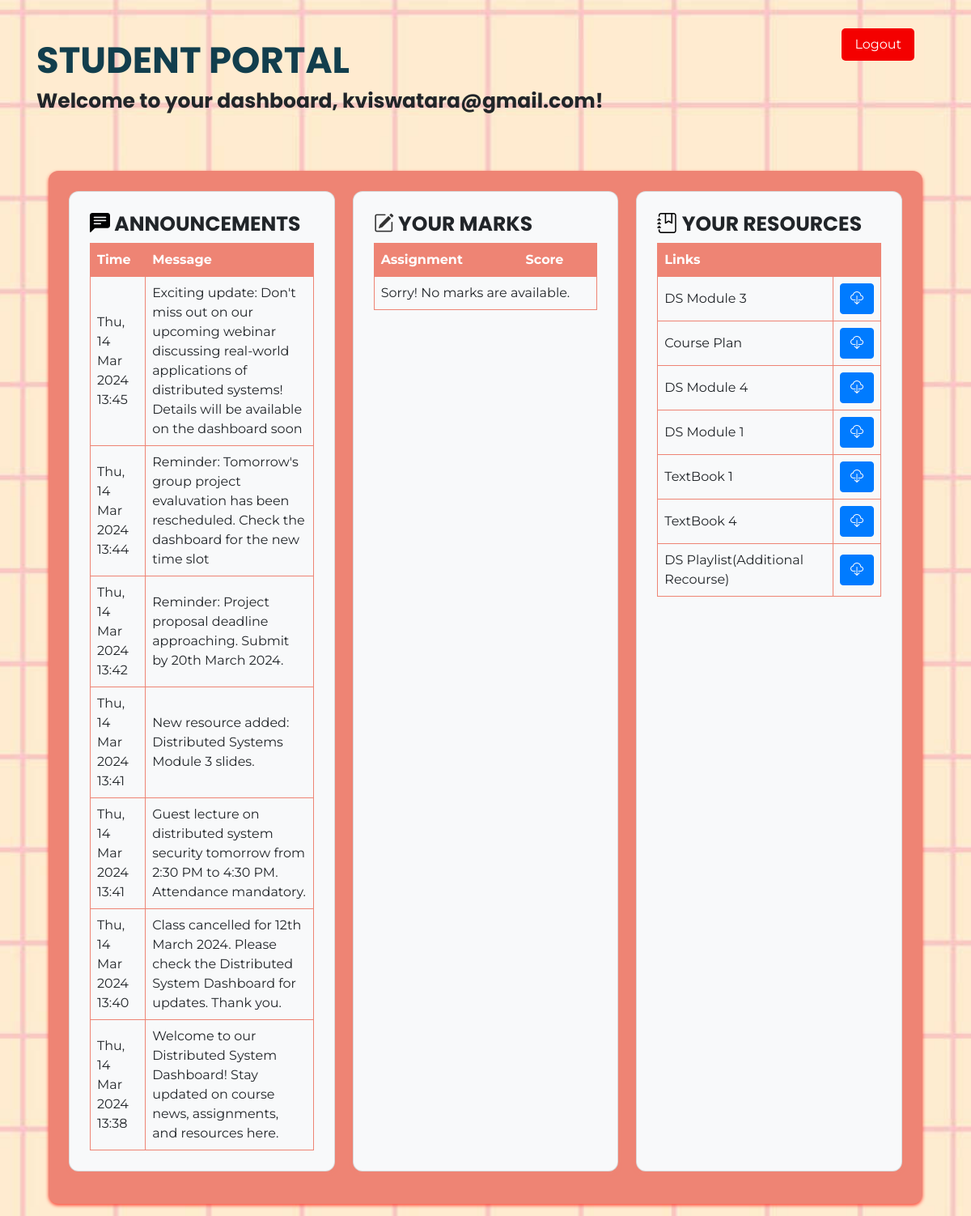
/home/ (signed in), run on an earlier commit of the app's database.
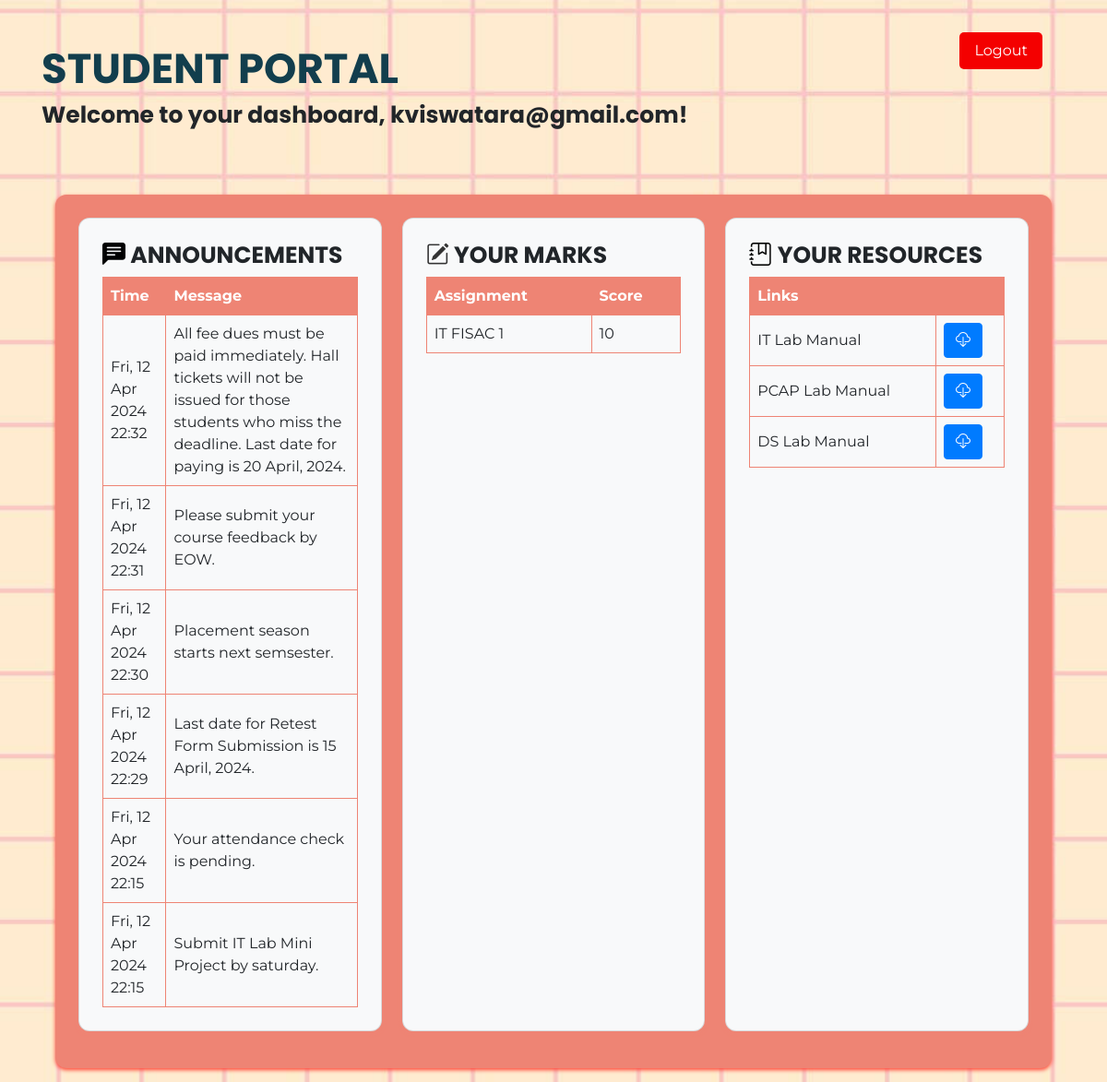
And on a later commit of the database.
### myapp/models.py (models this page shows, shortened)
class Announcement(models.Model):
    message = models.TextField()
    created_at = models.DateTimeField(auto_now_add=True)
    for_all = models.BooleanField(default=True)
    specific_student = models.ForeignKey(
        User, on_delete=models.CASCADE, null=True, blank=True)  # Optional

class Resource(models.Model):
    title = models.CharField(max_length=255)
    link = models.URLField()
    description = models.TextField(blank=True)

class Mark(models.Model):
    student = models.ForeignKey(User, on_delete=models.CASCADE)
    assignment_title = models.CharField(max_length=255)
    score = models.IntegerField()

### myapp/views.py (the view)
# urls.py: path('home/', views.home_view, name='home'),
def home_view(request):
    resources = Resource.objects.all()
    marks = Mark.objects.filter(student=request.user)
    announcements = (Announcement.objects.filter(for_all=True) | Announcement.objects.filter(
        specific_student=request.user)).order_by('-created_at')
    context = {
        'user': request.user,
        'welcome_message': "STUDENT PORTAL",
        'resources': resources,
        'marks': marks,
        'announcements': announcements,
    }
    return render(request, 'home.html', context)

### templates/home.html (shortened to what this page needs)
<!DOCTYPE html>
<html lang="en">
<head>
    <link rel="stylesheet" href="https://stackpath.bootstrapcdn.com/bootstrap/4.5.2/css/bootstrap.min.css">
    <link rel="stylesheet" href="https://cdn.jsdelivr.net/npm/bootstrap-icons@1.9.1/font/bootstrap-icons.css">
</head>
<body style="background-image: url('../static/images/bg.jpeg'); background-size: cover; background-position: center;">
</body>
<div class="container">
    <br><br>
    <h1>{{ welcome_message }}</h1>
    <h3>Welcome to your dashboard, {{ user.username }}!</h3>
    <form action="{% url 'logout' %}" method="post">
        <button class="btn btn-outline-success my-2 my-sm-0" type="submit" style="background-color: #f40000; color: white;">Logout</button>
    </form>
    <br><br>
    <div class="dashboard">
        <div class="column card bg-light">
            <h3><i class="bi bi-chat-left-text-fill" style="color: black;"></i>
                ANNOUNCEMENTS</h3>
            <table>
                <thead>
                    <tr>
                        <th>Time</th>
                        <th>Message</th>
                    </tr>
                </thead>
                <tbody>
                    {% for announcement in announcements %}
                    <tr class="announcement" data-message="{{ announcement.message }}"
                        data-type="{% if announcement.for_all %}Broadcast{% else %}Private{% endif %}">
                        <td>{{ announcement.created_at|date:"D, d M Y H:i" }}</td>
                        <td>{{ announcement.message }}</td>
                    </tr>
                    {% empty %}
                    <tr>
                        <td colspan="2">Sorry! No announcements available.</td>
                    </tr>
                    {% endfor %}
                </tbody>
            </table>
        </div>
        <div class="column card bg-light">
            <h3><i class="bi bi-pencil-square" style="color: #333"></i> YOUR MARKS</h3>
            <table>
                <thead>
                    <tr>
                        <th>Assignment</th>
                        <th>Score</th>
                    </tr>
                </thead>
                <tbody>
                    {% for mark in marks %}
                    <tr>
                        <td>{{ mark.assignment_title }}</td>
                        <td>{{ mark.score }}</td>
                    </tr>
                    {% empty %}
                    <tr>
                        <td colspan="2">Sorry! No marks are available.</td>
                    </tr>
                    {% endfor %}
                </tbody>
            </table>
        </div>
        <div class="column card bg-light">
            <h3><i class="bi bi-journal-bookmark" style="color: black;"></i>
                YOUR RESOURCES</h3>
            <table>
                <thead>
                    <tr>
                        <th>Links</th>
                        <th></th>
                    </tr>
                </thead>
                <tbody>
                    {% for resource in resources %}
                    <tr>
                        <td>{{ resource.title }}</td>
                        <td>
                            <a href="{{ resource.link }}" class="btn btn-primary" download target="_blank">
                                <i class="bi bi-cloud-download" style="color: #fff;"></i>
                            </a>
                        </td>
                    </tr>
                    {% empty %}
                    <tr>
                        <td colspan="2">Sorry! No resources are available.</td>
                    </tr>
                    {% endfor %}
                </tbody>
            </table>
        </div>
    </div>
</div>
<br>
</body>
</html>

What changed in the data, as far as the page shows it:
removed Announcement: created_at "Thu, 14 Mar 2024 13:45", message "Exciting update: Don't miss out on our upcoming webinar discussing real-world applications of distributed systems! Details will be available on the dashboard soon"
removed Announcement: created_at "Thu, 14 Mar 2024 13:44", message "Reminder: Tomorrow's group project evaluvation has been rescheduled. Check the dashboard for the new time slot"
removed Announcement: created_at "Thu, 14 Mar 2024 13:42", message "Reminder: Project proposal deadline approaching. Submit by 20th March 2024."
removed Announcement: created_at "Thu, 14 Mar 2024 13:41", message "New resource added: Distributed Systems Module 3 slides."
removed Announcement: created_at "Thu, 14 Mar 2024 13:41", message "Guest lecture on distributed system security tomorrow from 2:30 PM to 4:30 PM. Attendance mandatory."
removed Announcement: created_at "Thu, 14 Mar 2024 13:40", message "Class cancelled for 12th March 2024. Please check the Distributed System Dashboard for updates. Thank you."
removed Announcement: created_at "Thu, 14 Mar 2024 13:38", message "Welcome to our Distributed System Dashboard! Stay updated on course news, assignments, and resources here."
removed Resource: title "DS Module 3"
removed Resource: title "Course Plan"
removed Resource: title "DS Module 4"
removed Resource: title "DS Module 1"
removed Resource: title "TextBook 1"
removed Resource: title "TextBook 4"
removed Resource: title "DS Playlist(Additional Recourse)"
added Announcement: created_at "Fri, 12 Apr 2024 22:32", message "All fee dues must be paid immediately. Hall tickets will not be issued for those students who miss the deadline. Last date for paying is 20 April, 2024."
added Announcement: created_at "Fri, 12 Apr 2024 22:31", message "Please submit your course feedback by EOW."
added Announcement: created_at "Fri, 12 Apr 2024 22:30", message "Placement season starts next semsester."
added Announcement: created_at "Fri, 12 Apr 2024 22:29", message "Last date for Retest Form Submission is 15 April, 2024."
added Announcement: created_at "Fri, 12 Apr 2024 22:15", message "Your attendance check is pending."
added Announcement: created_at "Fri, 12 Apr 2024 22:15", message "Submit IT Lab Mini Project by saturday."
added Mark: assignment_title "IT FISAC 1", score "10"
added Resource: title "IT Lab Manual"
added Resource: title "PCAP Lab Manual"
added Resource: title "DS Lab Manual"
Also different on the page:
text no longer shown: "Sorry! No marks are available."
